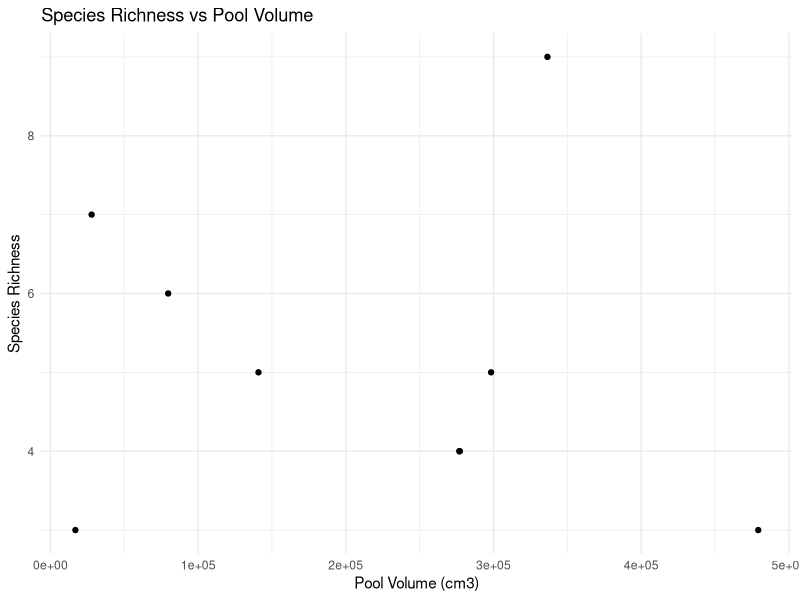
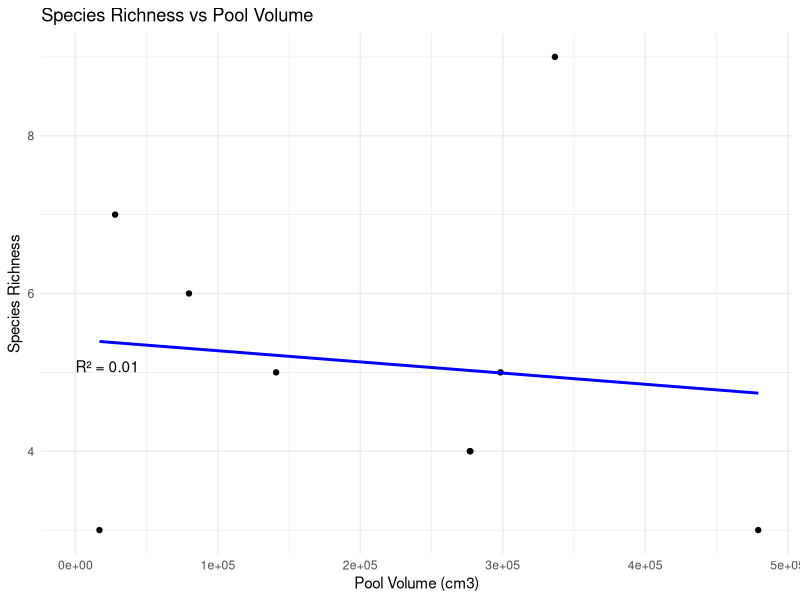
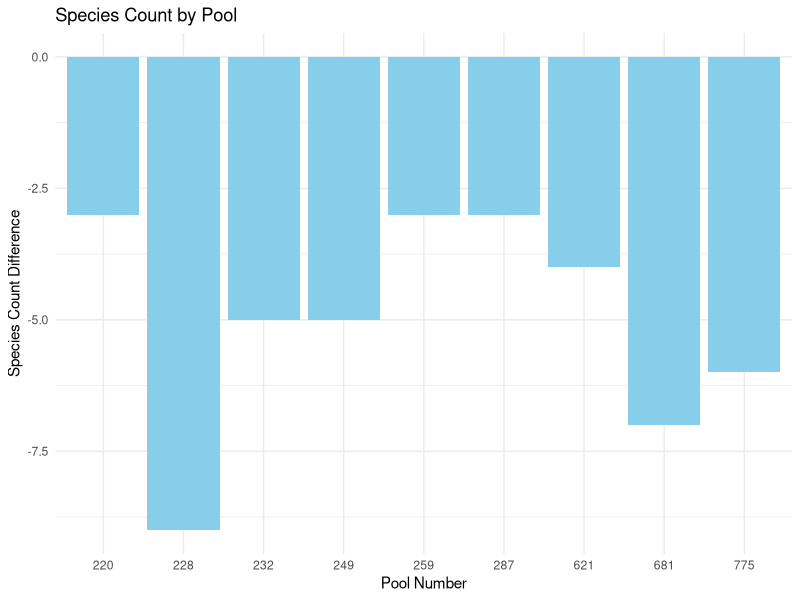
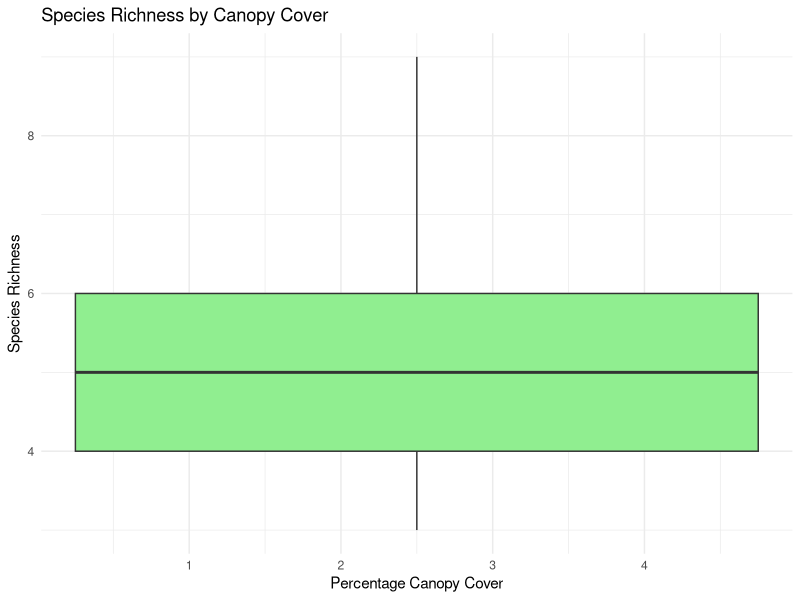
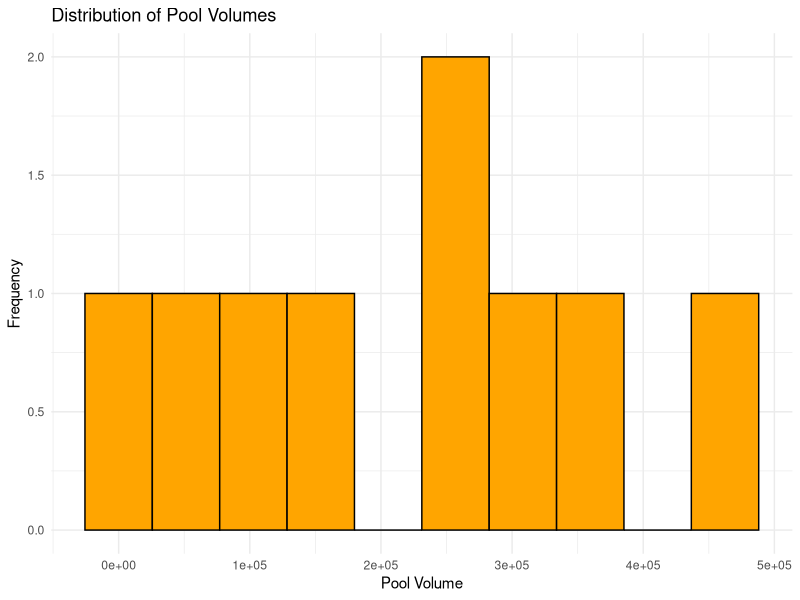
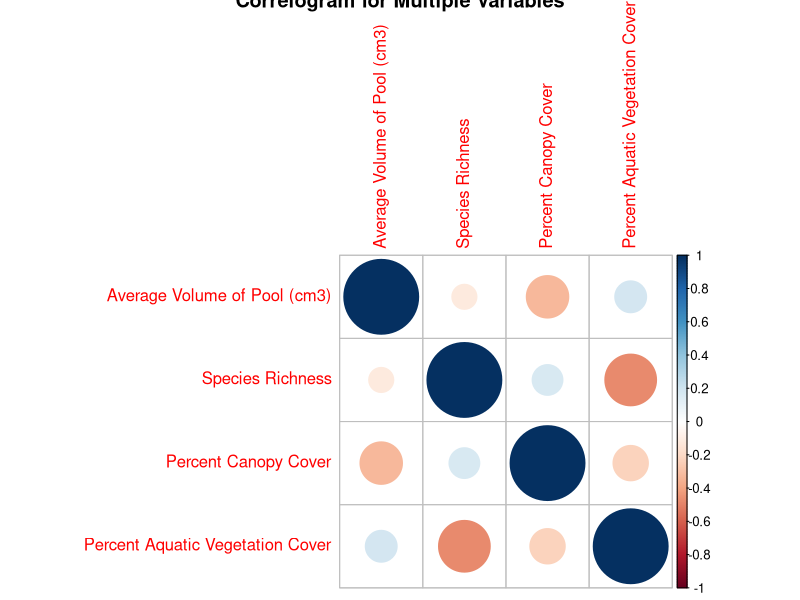

R code for these plots, in order:
## ---- chunk 1
install.packages("readr")
library("readr")
data = read_csv("data.csv")
install.packages("ggplot2")
library(ggplot2)
install.packages("psych")
library(psych)
## ---- chunk 2
ggplot(data, aes(x = `Average Volume of Pool (cm3)`, y = `Species Richness`)) +
  geom_point() +
  labs(title = "Species Richness vs Pool Volume",
       x = "Pool Volume (cm3)",
       y = "Species Richness") +
  theme_minimal()
## ---- chunk 3
# Convert to numeric and replace non-numeric characters with NA
data$`Average Volume of Pool (cm3)` <- as.numeric(gsub("[^0-9.]", "", data$`Average Volume of Pool (cm3)`))
data$`Species Richness` <- as.numeric(gsub("[^0-9.]", "", data$`Species Richness`))
data$`Percent Canopy Cover` <- as.numeric(gsub("[^0-9.]", "", data$`Percent Canopy Cover`))
data$`Percent Aquatic Vegetation Cover` <- as.numeric(gsub("[^0-9.]", "", data$`Percent Aquatic Vegetation Cover`))
# Check for NA values after conversion
sum(is.na(data$`Average Volume of Pool (cm3)`))
sum(is.na(data$`Species Richness`))
sum(is.na(data$`Percent Canopy Cover`))
sum(is.na(data$`Percent Aquatic Vegetation Cover`))
# Remove rows with NA if they are few
cleaned_data <- na.omit(data)
# Fit the linear model
lm_model <- lm(`Species Richness` ~ `Average Volume of Pool (cm3)`, data = cleaned_data)

# Extract R-squared value
r_squared <- summary(lm_model)$r.squared

# Create the ggplot
ggplot(cleaned_data, aes(x = `Average Volume of Pool (cm3)` , y = `Species Richness`)) +
  geom_point() +
  geom_smooth(method = "lm", se = FALSE, color = "blue") +
  annotate("text", x = 10, y = 5, label = sprintf("R² = %.2f", r_squared), hjust = 0, vjust = 0) +
  labs(title = "Species Richness vs Pool Volume",
       x = "Pool Volume (cm3)",
       y = "Species Richness") +
  theme_minimal()
## ---- chunk 4
data$`Surface Sweep Speceis: Alantic silverside` <- as.numeric(gsub("[^0-9.]", "", data$`Surface Sweep Speceis: Alantic silverside`))
data <- na.omit(data)
ggplot(data, aes(x = factor(`Pool Number`), y =  `Surface Sweep Speceis: Alantic silverside` - `Species Richness` )) +
  geom_bar(stat = "identity", fill = "skyblue") +
  labs(title = "Species Count by Pool",
       x = "Pool Number",
       y = "Species Count Difference") +
  theme_minimal()
## ---- chunk 5
ggplot(cleaned_data, aes(x = `Percent Canopy Cover`, y = `Species Richness`)) +
  geom_boxplot(fill = "lightgreen") +
  labs(title = "Species Richness by Canopy Cover",
       x = "Percentage Canopy Cover",
       y = "Species Richness") +
  theme_minimal()
## ---- chunk 6
ggplot(cleaned_data, aes(x = `Average Volume of Pool (cm3)`)) +
  geom_histogram(bins = 10, fill = "orange", color = "black") +
  labs(title = "Distribution of Pool Volumes",
       x = "Pool Volume",
       y = "Frequency") +
  theme_minimal()
## ---- chunk 7
# Install and load the corrplot package
install.packages("corrplot")
library(corrplot)
correlations <- cor(cleaned_data[, c("Average Volume of Pool (cm3)","Species Richness" , "Percent Canopy Cover", "Percent Aquatic Vegetation Cover")])
corrplot(correlations, method = "circle", title = "Correlogram for Multiple Variables")
